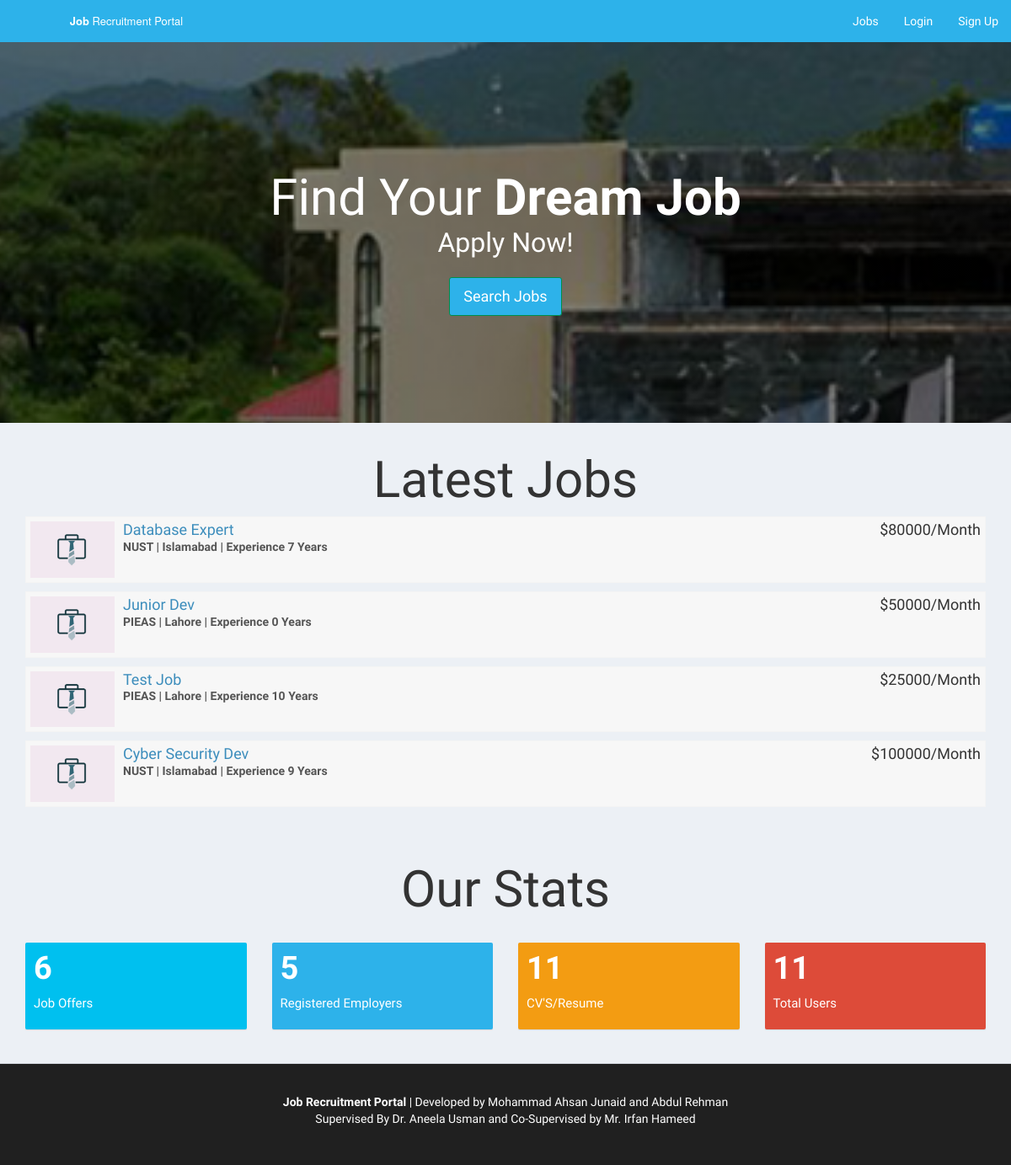
The page / on the database its author committed.
### tables this page shows
CREATE TABLE `company` (
  `id_company` int(11) NOT NULL,
  `name` varchar(255) NOT NULL,
  `companyname` varchar(255) NOT NULL,
  `country` varchar(255) NOT NULL,
  `state` varchar(255) NOT NULL,
  `city` varchar(255) NOT NULL,
  `contactno` varchar(255) NOT NULL,
  `website` varchar(255) NOT NULL,
  `email` varchar(255) NOT NULL,
  `password` varchar(255) NOT NULL,
  `aboutme` varchar(255) DEFAULT NULL,
  `logo` varchar(255) NOT NULL,
  `createdAt` timestamp NOT NULL DEFAULT current_timestamp(),
  `active` int(11) NOT NULL DEFAULT 2
);

CREATE TABLE `job_post` (
  `id_jobpost` int(11) NOT NULL,
  `id_company` int(11) NOT NULL,
  `jobtitle` varchar(255) NOT NULL,
  `description` text NOT NULL,
  `minimumsalary` varchar(255) NOT NULL,
  `maximumsalary` varchar(255) NOT NULL,
  `experience` varchar(255) NOT NULL,
  `qualification` varchar(255) NOT NULL,
  `createdat` timestamp NOT NULL DEFAULT current_timestamp(),
  `maxage` decimal(2,0) DEFAULT NULL
);

### index.php (the view, shortened to what this page needs)
<?php
require_once("db.php");
?>
<!DOCTYPE html>
<html>
<head>
  <link rel="stylesheet" href="https://cdnjs.cloudflare.com/ajax/libs/twitter-bootstrap/3.3.7/css/bootstrap.min.css">
  <link rel="stylesheet" href="https://cdnjs.cloudflare.com/ajax/libs/font-awesome/4.7.0/css/font-awesome.min.css">
  <link rel="stylesheet" href="https://cdnjs.cloudflare.com/ajax/libs/ionicons/2.0.1/css/ionicons.min.css">
  <link rel="stylesheet" href="css/AdminLTE.min.css">
  <link rel="stylesheet" href="css/_all-skins.min.css">
  <link rel="stylesheet" href="css/custom.css">
</head>
<body class="hold-transition skin-green sidebar-mini">
<div class="wrapper">
  <header class="main-header">
    <a href="index.php" class="logo logo-bg">
      <span class="logo-lg"><b>Job</b> Recruitment Portal</span>
    </a>
    <nav class="navbar navbar-static-top">
      <div class="navbar-custom-menu">
        <ul class="nav navbar-nav">
          <li>
            <a href="jobs.php">Jobs</a>
          </li>
          <?php if(empty($_SESSION['id_user']) && empty($_SESSION['id_company'])) { ?>
          <li>
            <a href="login.php">Login</a>
          </li>
          <li>
            <a href="sign-up.php">Sign Up</a>
          </li>
          <?php } ?>
        </ul>
      </div>
    </nav>
  </header>
  <div class="content-wrapper" style="margin-left: 0px;">
    <section class="content-header bg-main">
      <div class="container">
        <div class="row">
          <div class="col-md-12 text-center index-head">
            <h1>Find Your <strong>Dream Job</strong></h1>
            <p>Apply Now!</p>
            <p><a class="btn btn-success btn-lg" href="jobs.php" role="button">Search Jobs</a></p>
          </div>
        </div>
      </div>
    </section>
    <section class="content-header">
      <div class="container">
        <div class="row">
          <div class="col-md-12 latest-job margin-bottom-20">
            <h1 class="text-center">Latest Jobs</h1>
            <?php
          $sql = "SELECT * FROM job_post Order By Rand() Limit 4";
          $result = $conn->query($sql);
          if($result->num_rows > 0) {
            while($row = $result->fetch_assoc())
            {
              $sql1 = "SELECT * FROM company WHERE id_company='$row[id_company]'";
              $result1 = $conn->query($sql1);
              if($result1->num_rows > 0) {
                while($row1 = $result1->fetch_assoc())
                {
             ?>
            <div class="attachment-block clearfix">
              <img class="attachment-img" src="img/photo1.png" alt="Attachment Image">
              <div class="attachment-pushed">
                <h4 class="attachment-heading"><a href="view-job-post.php?id=<?php echo $row['id_jobpost']; ?>"><?php echo $row['jobtitle']; ?></a> <span class="attachment-heading pull-right">$<?php echo $row['maximumsalary']; ?>/Month</span></h4>
                <div class="attachment-text">
                    <div><strong><?php echo $row1['companyname']; ?> | <?php echo $row1['city']; ?> | Experience <?php echo $row['experience']; ?> Years</strong></div>
                </div>
              </div>
            </div>
          <?php
              }
            }
            }
          }
          ?>
          </div>
        </div>
      </div>
    </section>
    <section id="statistics" class="content-header">
      <div class="container">
        <div class="row">
          <div class="col-md-12 text-center latest-job margin-bottom-20">
            <h1>Our Stats</h1>
          </div>
        </div>
        <div class="row">
        <div class="col-lg-3 col-xs-6">
          <div class="small-box bg-aqua">
            <div class="inner">
             <?php
                      $sql = "SELECT * FROM job_post";
                      $result = $conn->query($sql);
                      if($result->num_rows > 0) {
                        $totalno = $result->num_rows;
                      } else {
                        $totalno = 0;
                      }
                    ?>
              <h3><?php echo $totalno; ?></h3>
              <p>Job Offers</p>
            </div>
          </div>
        </div>
        <div class="col-lg-3 col-xs-6">
          <div class="small-box bg-green">
            <div class="inner">
                  <?php
                      $sql = "SELECT * FROM company WHERE active='1'";
                      $result = $conn->query($sql);
                      if($result->num_rows > 0) {
                        $totalno = $result->num_rows;
                      } else {
                        $totalno = 0;
                      }
                    ?>
              <h3><?php echo $totalno; ?></h3>
              <p>Registered Employers</p>
            </div>
          </div>
        </div>
        <div class="col-lg-3 col-xs-6">
          <div class="small-box bg-yellow">
            <div class="inner">
             <?php
                      $sql = "SELECT * FROM users WHERE resume!=''";
                      $result = $conn->query($sql);
                      if($result->num_rows > 0) {
                        $totalno = $result->num_rows;
                      } else {
                        $totalno = 0;
                      }
                    ?>
              <h3><?php echo $totalno; ?></h3>
              <p>CV'S/Resume</p>
            </div>
          </div>
        </div>
        <div class="col-lg-3 col-xs-6">
          <div class="small-box bg-red">
            <div class="inner">
               <?php
                      $sql = "SELECT * FROM users WHERE active='1'";
                      $result = $conn->query($sql);
                      if($result->num_rows > 0) {
                        $totalno = $result->num_rows;
                      } else {
                        $totalno = 0;
                      }
                    ?>
              <h3><?php echo $totalno; ?></h3>
              <p>Total Users</p>
            </div>
          </div>
        </div>
      </div>
      </div>
    </section>
 <br>
  </div>
  <footer class="main-footer" style="margin-left: 0px; color : #fff;  background-color:#202020;">
    <div class="container"  style="text-align: center">
		<div>
            <br>
			<p><b>Job Recruitment Portal</b> | Developed by Mohammad Ahsan Junaid and Abdul Rehman <br> Supervised By Dr. Aneela Usman and Co-Supervised by Mr. Irfan Hameed</p>
            <br>
		</div>
	</div>
  </footer>
</div>
</body>
</html>

### css/custom.css (style rules this page uses)
.bg-main { background: linear-gradient(0deg,rgba(0,0,0,0.5),rgba(0,0,0,0.5)), url(../img/job-search.jpg) no-repeat center center fixed !important; -webkit-background-size: cover; -moz-background-size: cover; -o-background-size: cover; background-size: cover !important; }
.index-head { padding: 10%; color: #fff; line-height: 150%; }
.index-head > h1 { font-size: 60px; }
.logo-bg { background-color: #2db2ea !important; }
.index-head > p { font-size: 32px; }
.index-head > p > a { margin-top: 20px; }
.latest-job { line-height: 150%; }
.latest-job > h1 { font-size: 60px; }
.margin-bottom-20 { margin-bottom: 20px; }

### rows shown on the page
job_post: jobtitle "Database Expert", maximumsalary "80000", experience "7"
company: companyname "NUST", city "Islamabad"
job_post: jobtitle "Junior Dev", maximumsalary "50000", experience "0"
company: companyname "PIEAS", city "Lahore"
job_post: jobtitle "Test Job", maximumsalary "25000", experience "10"
job_post: jobtitle "Cyber Security Dev", maximumsalary "100000", experience "9"

### other values the page prints
$totalno "6"
$totalno "5"
$totalno "11"
